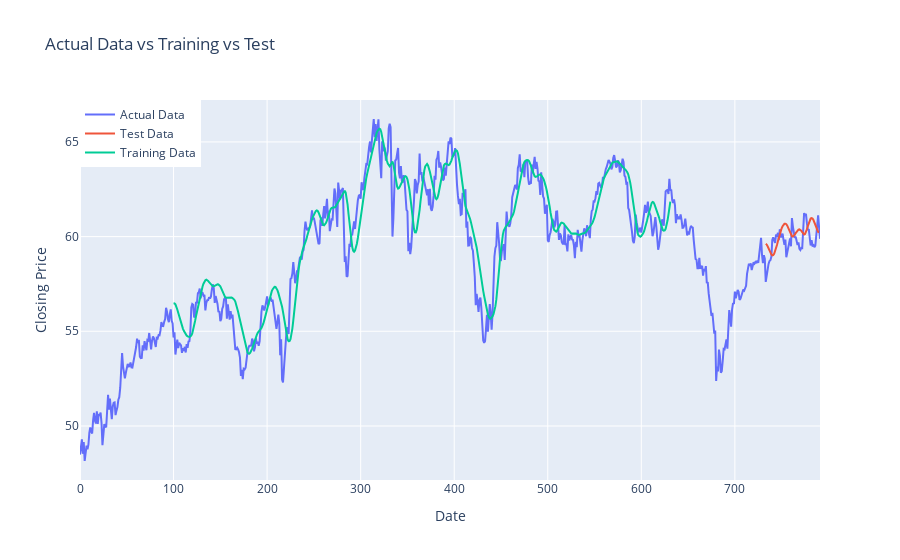

The notebook cell saved with this chart:
### Code cell
# Create traces for all three datasets
trace_actual = go.Scatter(x=df2.index, y=df2['Close'], mode='lines', name='Actual Data', line=dict(width=2))
trace_test = go.Scatter(x=df2.index[len(df2) - len(testPredictPlot):], y=testPredictPlot.flatten(), mode='lines', name='Test Data', line=dict(width=2))
trace_train = go.Scatter(x=df2.index[:len(trainPredictPlot)], y=trainPredictPlot.values.flatten(), mode='lines', name='Training Data', line=dict(width=2))

# Plot layout for all datasets
layout_all = go.Layout(
    title='Actual Data vs Training vs Test',
    xaxis=dict(title='Date'),
    yaxis=dict(title='Closing Price'),
    legend=dict(x=0, y=1, traceorder="normal")
)

# Create figure for all datasets
fig_all = go.Figure(data=[trace_actual, trace_test, trace_train], layout=layout_all)

# Show plot for all datasets
fig_all.show()

### Figure 1 — Plotly figure (JSON) as saved in the notebook; plotly's stock layout.template omitted (floating-point values rounded to 4 significant figures; data arrays with more than 128 entries replaced by an {"elided": "..."} marker saying what was removed)
{"data": [{"line": {"width": 2}, "mode": "lines", "name": "Actual Data", "type": "scatter", "x": {"elided": "792 int values"}, "y": {"elided": "792 float values"}}, {"line": {"width": 2}, "mode": "lines", "name": "Test Data", "type": "scatter", "x": {"elided": "792 int values"}, "y": {"elided": "792 float values"}}, {"line": {"width": 2}, "mode": "lines", "name": "Training Data", "type": "scatter", "x": {"elided": "792 int values"}, "y": {"elided": "792 float values"}}], "layout": {"autosize": true, "legend": {"traceorder": "normal", "x": 0, "y": 1}, "title": {"text": "Actual Data vs Training vs Test"}, "xaxis": {"autorange": true, "range": [0, 791], "title": {"text": "Date"}, "type": "linear"}, "yaxis": {"autorange": true, "range": [47.15, 67.21], "title": {"text": "Closing Price"}, "type": "linear"}}}
